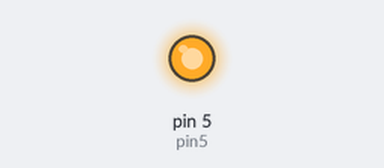
The sketch below on a simulated Arduino Uno, built with avr-gcc and run on an emulated ATmega328P. Parts: output pins drawn as LEDs (lit = HIGH).

Above: at 1.5 s.
At 4.5 s:
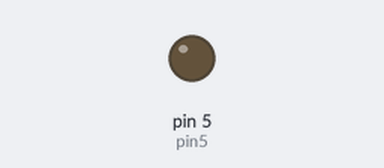
Timing chart, 0 to 7.8 s (numbered marks = the images above):
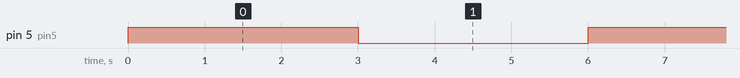

The sketch:

light..ino
```cpp
// Emre Guzel
// Feb 24 2026
// Turns on the light

// Setting the verible for pin 5
int pin5 = 5;

// Setting the pin 5
void setup()
{
  pinMode(pin5, OUTPUT);
}

// Making the program in a loop and runing the LED for 3 seconde everytime it runs
void loop()
{
    digitalWrite(pin5, HIGH);
    delay(3000); // Wait for 3000 millisecond(s)
    digitalWrite(pin5, LOW);
    delay(3000); // Wait for 3000 millisecond(s)
}
```

Measured:
- by itself, pin 5 (pin5): alternates HIGH for 3.0 s and LOW for 3.0 s
